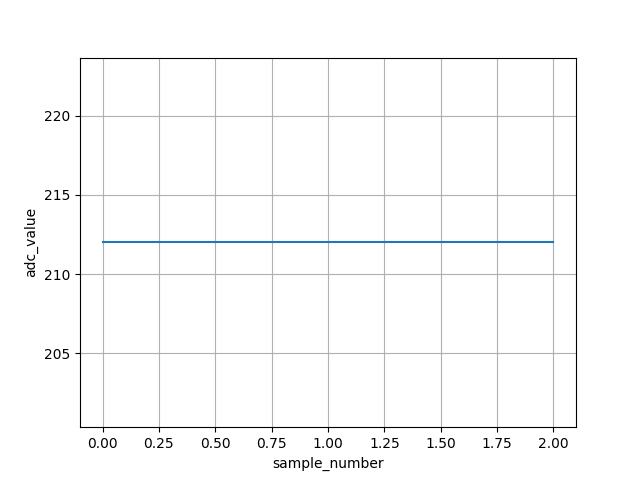

Source code (Python):
import statistics
import matplotlib.pyplot as plt

value = []
value_str = []
timestamp = []
period = []
start = []
execution_time = []

with open('pcf8591.txt') as f:
    lines = f.readlines()

value_entries = [i for i in lines if "pcf8591_value=" in i]
start_entries = [i for i in lines if "pcf8591_thread" in i]

for i in range(0, len(value_entries)):
    temp_arr_value = value_entries[i].split()
    temp_value = int(temp_arr_value[-1], 16)
    value.append(temp_value)
    value_str.append(format(temp_value, '#x'))

    temp_timestamp = str(temp_arr_value[-3])
    temp_timestamp = temp_timestamp.replace("[", "")
    temp_timestamp = temp_timestamp.replace("]", "")
    temp_timestamp = float(temp_timestamp)
    timestamp.append(temp_timestamp)

    temp_arr_start = start_entries[i].split()
    temp_start = str(temp_arr_start[-2])
    temp_start = temp_start.replace("[", "")
    temp_start = temp_start.replace("]", "")
    temp_start = float(temp_start)
    start.append(temp_start)

for i in range(1, len(timestamp)):
    period.append(round(timestamp[i] - timestamp[i - 1], 6))
    
for i in range(0, len(start)):
    execution_time.append(round(timestamp[i] - start[i], 6))

mean_period = statistics.mean(period)
mean_period *= 1000
mean_period = round(mean_period, 6)

stdev_period = statistics.stdev(period)
stdev_period *= 1000
stdev_period = round(stdev_period, 6)

mean_execution_time = statistics.mean(execution_time)
mean_execution_time *= 1000
mean_execution_time = round(mean_execution_time, 6)

stdev_execution_time = statistics.stdev(execution_time)
stdev_execution_time *= 1000
stdev_execution_time = round(stdev_execution_time, 6)

sample_period_ms = [i for i in lines if "pcf8591 sample_period_ms" in i]
sample_period_ms = sample_period_ms[0].split()
sample_period_ms = sample_period_ms[-1]
sample_period_ms = float(sample_period_ms)

error_requested_sample_period = mean_period - sample_period_ms
error_requested_sample_period = round(requested_sample_period_error, 6)

# print(timestamp)
# print(value)
# print(value_str)

print("mean_execution_time= " + str(mean_execution_time) + " ms")
print("stdev_execution_time= " + str(stdev_execution_time) + " ms")
print("mean_period= " + str(mean_period) + " ms")
print("stdev_period= " + str(stdev_period) + " ms")
print("error_requested_sample_period= " + str(error_requested_sample_period) + " ms")

plt.plot(value)
plt.xlabel('sample_number')
plt.ylabel('adc_value')
plt.grid()
plt.savefig("analysis.png")
# plt.show()